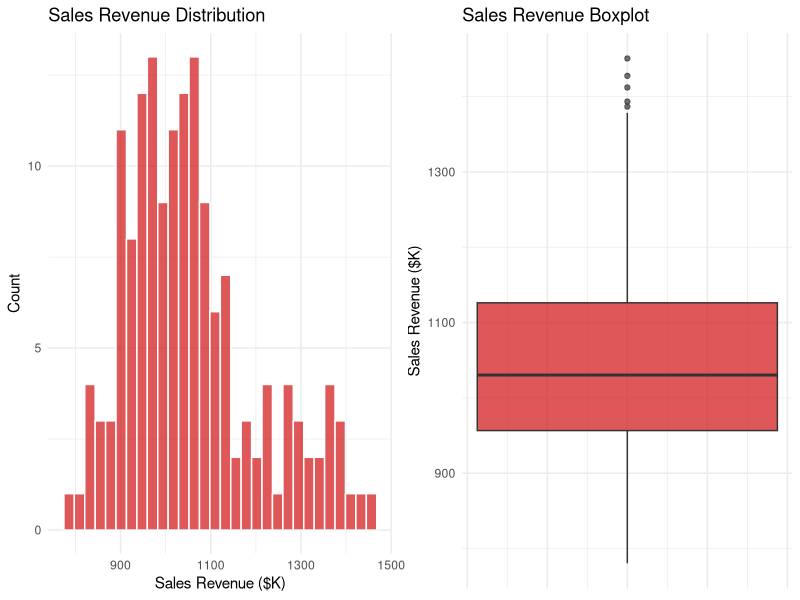
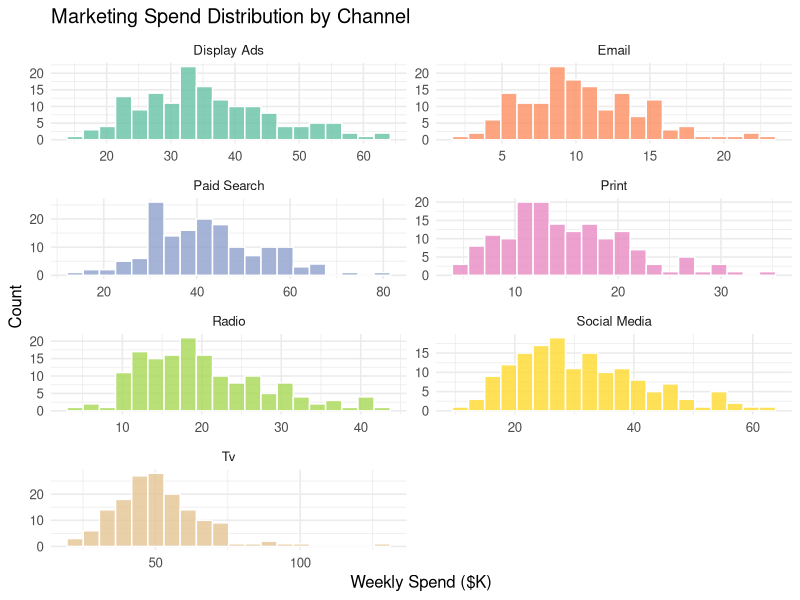
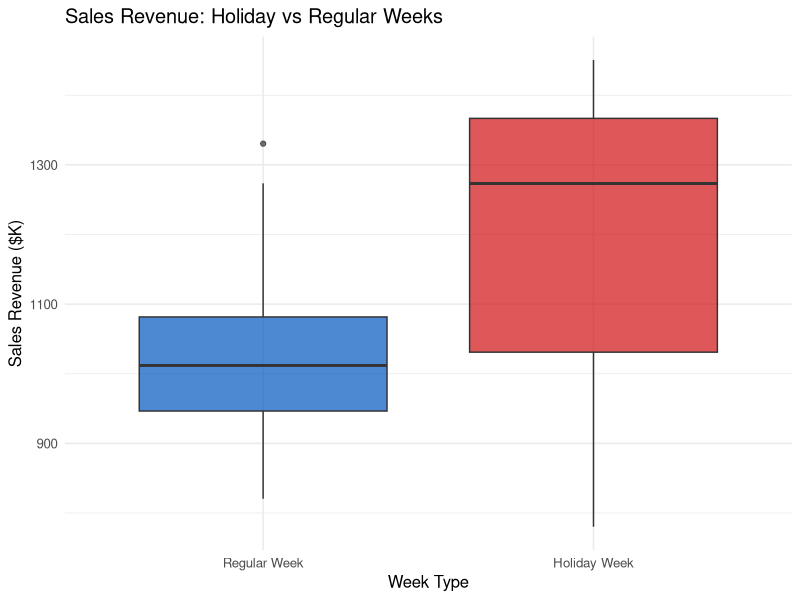
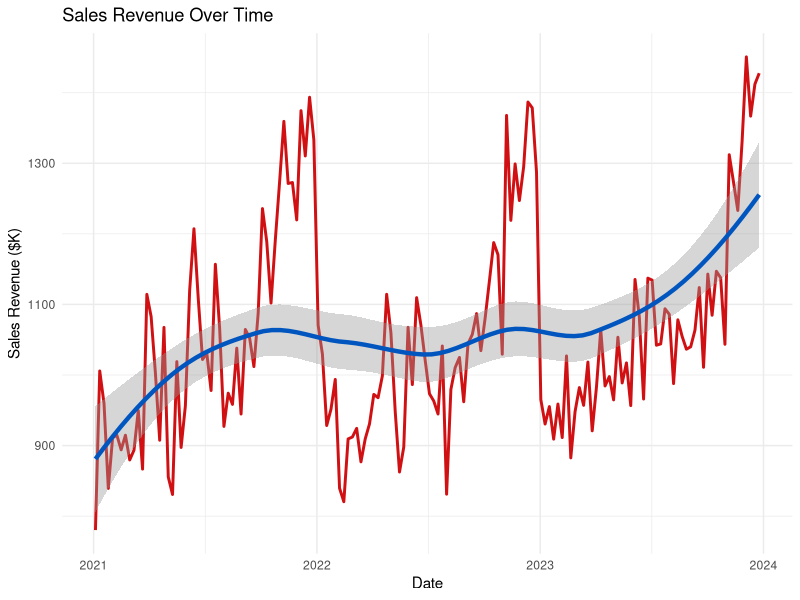
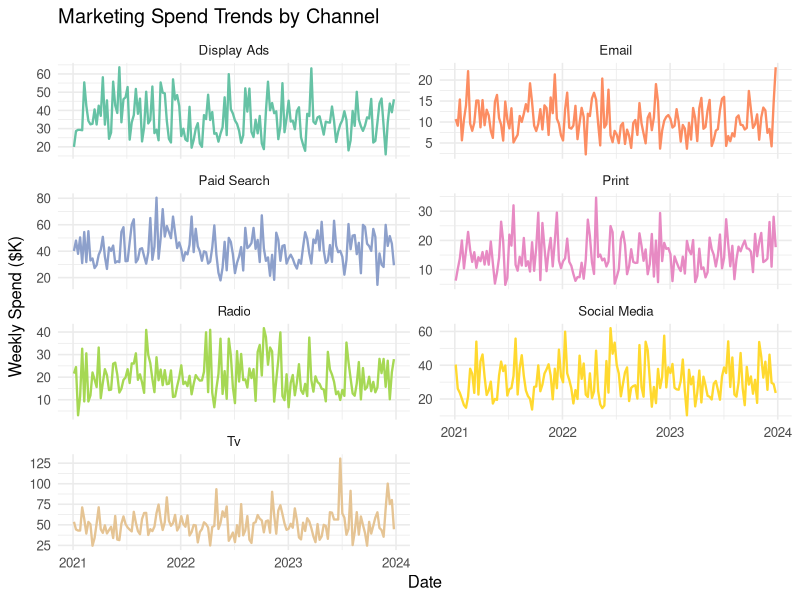
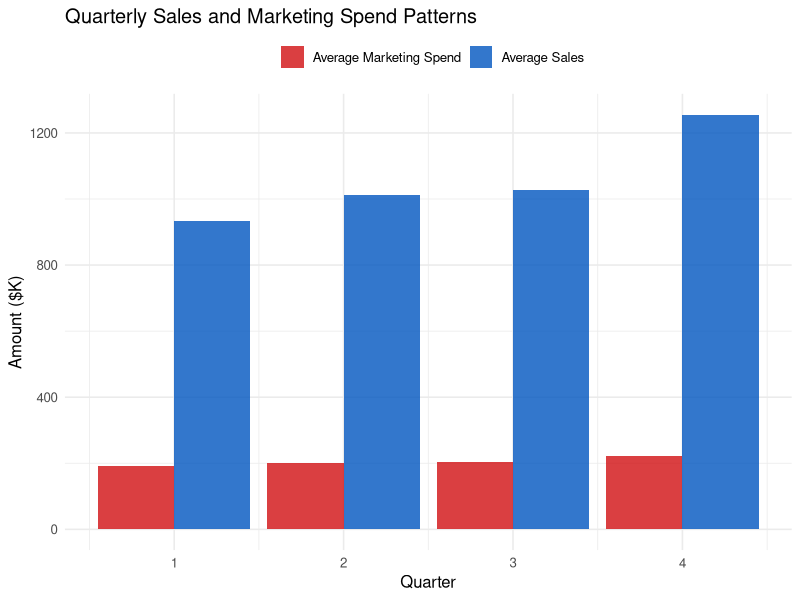
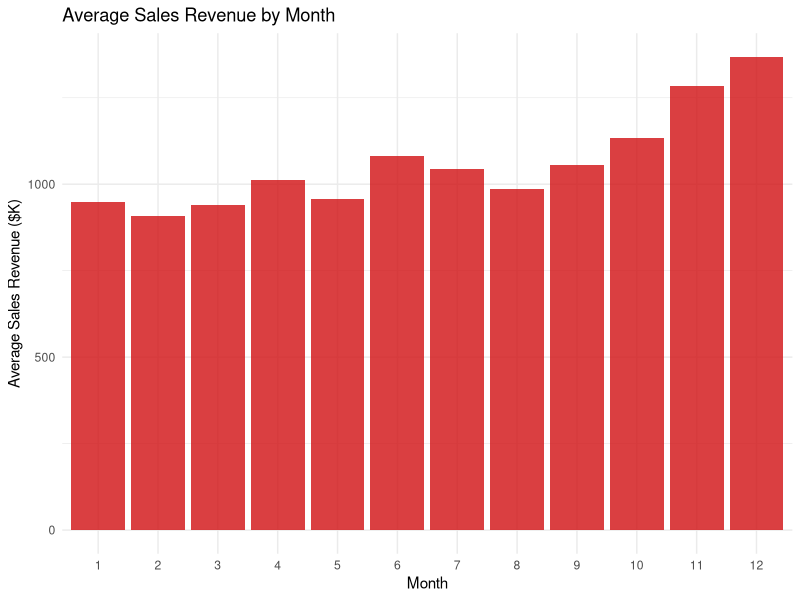
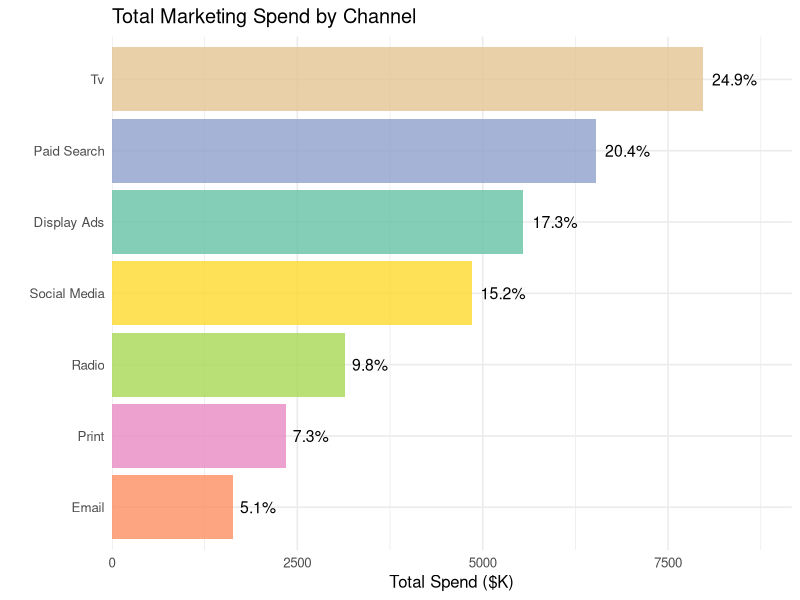

These charts were generated, in order, by the following R code:
## ---- chunk 1
library(tidyverse)
library(scales)
library(corrplot)
library(knitr)
library(kableExtra)

# Set theme for plots
theme_set(theme_minimal(base_size = 12))
## ---- chunk 2
# Load the synthetic marketing-sales data
data <- read_csv("data/synthetic-marketing-sales.csv")

# Display first few rows
head(data) |>
  kable(caption = "First 6 rows of the dataset") |>
  kable_styling(bootstrap_options = c("striped", "hover"))
## ---- chunk 3
# Data dimensions
cat("Dataset dimensions:", nrow(data), "rows ×", ncol(data), "columns\n\n")

# Column structure
glimpse(data)
## ---- chunk 4
# Date range
cat("Date range:", as.character(min(data$date)), "to", as.character(max(data$date)), "\n")
cat("Number of weeks:", n_distinct(data$week), "\n")
cat("Number of years:", n_distinct(data$year), "\n")
## ---- chunk 5
# Sales revenue summary statistics
sales_summary <- data |>
  summarise(
    Mean = mean(sales_revenue),
    Median = median(sales_revenue),
    SD = sd(sales_revenue),
    Min = min(sales_revenue),
    Max = max(sales_revenue),
    Q1 = quantile(sales_revenue, 0.25),
    Q3 = quantile(sales_revenue, 0.75)
  )

sales_summary |>
  kable(caption = "Sales Revenue Summary Statistics ($K)", digits = 2) |>
  kable_styling(bootstrap_options = c("striped", "hover"))
## ---- chunk 6
# Sales revenue distribution
p1 <- ggplot(data, aes(x = sales_revenue)) +
  geom_histogram(bins = 30, fill = "#D01012", alpha = 0.7, color = "white") +
  labs(title = "Sales Revenue Distribution", x = "Sales Revenue ($K)", y = "Count") +
  theme_minimal()

p2 <- ggplot(data, aes(y = sales_revenue)) +
  geom_boxplot(fill = "#D01012", alpha = 0.7) +
  labs(title = "Sales Revenue Boxplot", y = "Sales Revenue ($K)") +
  theme_minimal() +
  theme(axis.text.x = element_blank())

gridExtra::grid.arrange(p1, p2, ncol = 2)
## ---- chunk 7
# Identify marketing spend columns
spend_cols <- names(data)[str_detect(names(data), "_spend$") &
                          !str_detect(names(data), "total_marketing_spend")]
spend_cols
## ---- chunk 8
# Summary statistics for all marketing channels
spend_summary <- data |>
  select(all_of(spend_cols)) |>
  pivot_longer(everything(), names_to = "Channel", values_to = "Spend") |>
  mutate(Channel = str_remove(Channel, "_spend") |> str_replace_all("_", " ") |> str_to_title()) |>
  group_by(Channel) |>
  summarise(
    Mean = mean(Spend),
    Median = median(Spend),
    SD = sd(Spend),
    Min = min(Spend),
    Max = max(Spend),
    Total = sum(Spend)
  ) |>
  arrange(desc(Mean))

spend_summary |>
  kable(caption = "Marketing Spend Summary by Channel ($K)", digits = 2) |>
  kable_styling(bootstrap_options = c("striped", "hover"))
## ---- chunk 9
# Distribution of spend by channel
data |>
  select(all_of(spend_cols)) |>
  pivot_longer(everything(), names_to = "Channel", values_to = "Spend") |>
  mutate(Channel = str_remove(Channel, "_spend") |> str_replace_all("_", " ") |> str_to_title()) |>
  ggplot(aes(x = Spend, fill = Channel)) +
  geom_histogram(bins = 20, alpha = 0.8, color = "white") +
  facet_wrap(~Channel, scales = "free", ncol = 2) +
  labs(title = "Marketing Spend Distribution by Channel",
       x = "Weekly Spend ($K)", y = "Count") +
  theme(legend.position = "none") +
  scale_fill_brewer(palette = "Set2")
## ---- chunk 10
# Holiday week frequency
holiday_summary <- data |>
  count(holiday_week) |>
  mutate(
    Percentage = n / sum(n) * 100,
    holiday_week = factor(holiday_week, levels = c(0, 1), labels = c("Regular Week", "Holiday Week"))
  )

holiday_summary |>
  kable(caption = "Holiday Week Distribution", digits = 1,
        col.names = c("Week Type", "Count", "Percentage (%)")) |>
  kable_styling(bootstrap_options = c("striped", "hover"))
## ---- chunk 11
# Sales comparison: holiday vs non-holiday weeks
data |>
  mutate(holiday_week = factor(holiday_week, levels = c(0, 1),
                               labels = c("Regular Week", "Holiday Week"))) |>
  ggplot(aes(x = holiday_week, y = sales_revenue, fill = holiday_week)) +
  geom_boxplot(alpha = 0.7) +
  labs(title = "Sales Revenue: Holiday vs Regular Weeks",
       x = "Week Type", y = "Sales Revenue ($K)") +
  theme(legend.position = "none") +
  scale_fill_manual(values = c("#0055BF", "#D01012"))
## ---- chunk 12
# Statistical comparison
holiday_stats <- data |>
  mutate(holiday_week = factor(holiday_week, levels = c(0, 1),
                               labels = c("Regular Week", "Holiday Week"))) |>
  group_by(holiday_week) |>
  summarise(
    Mean_Sales = mean(sales_revenue),
    Median_Sales = median(sales_revenue),
    SD = sd(sales_revenue),
    N = n()
  )

holiday_stats |>
  kable(caption = "Sales Statistics by Week Type ($K)", digits = 2) |>
  kable_styling(bootstrap_options = c("striped", "hover"))
## ---- chunk 13
# Sales over time
ggplot(data, aes(x = date, y = sales_revenue)) +
  geom_line(color = "#D01012", linewidth = 1) +
  geom_smooth(method = "loess", se = TRUE, color = "#0055BF", linewidth = 1.5) +
  labs(title = "Sales Revenue Over Time",
       x = "Date", y = "Sales Revenue ($K)") +
  theme_minimal()
## ---- chunk 14
# Spend trends by channel
data |>
  select(date, all_of(spend_cols)) |>
  pivot_longer(-date, names_to = "Channel", values_to = "Spend") |>
  mutate(Channel = str_remove(Channel, "_spend") |> str_replace_all("_", " ") |> str_to_title()) |>
  ggplot(aes(x = date, y = Spend, color = Channel)) +
  geom_line(linewidth = 0.8) +
  facet_wrap(~Channel, scales = "free_y", ncol = 2) +
  labs(title = "Marketing Spend Trends by Channel",
       x = "Date", y = "Weekly Spend ($K)") +
  theme(legend.position = "none") +
  scale_color_brewer(palette = "Set2")
## ---- chunk 15
# Quarterly patterns
data |>
  group_by(quarter) |>
  summarise(
    Avg_Sales = mean(sales_revenue),
    Avg_Total_Spend = mean(total_marketing_spend),
    .groups = "drop"
  ) |>
  pivot_longer(-quarter, names_to = "Metric", values_to = "Value") |>
  mutate(Metric = recode(Metric,
                        "Avg_Sales" = "Average Sales",
                        "Avg_Total_Spend" = "Average Marketing Spend")) |>
  ggplot(aes(x = quarter, y = Value, fill = Metric)) +
  geom_col(position = "dodge", alpha = 0.8) +
  labs(title = "Quarterly Sales and Marketing Spend Patterns",
       x = "Quarter", y = "Amount ($K)", fill = "") +
  scale_fill_manual(values = c("#D01012", "#0055BF")) +
  theme(legend.position = "top")
## ---- chunk 16
# Monthly patterns
data |>
  group_by(month) |>
  summarise(
    Avg_Sales = mean(sales_revenue),
    N = n(),
    .groups = "drop"
  ) |>
  ggplot(aes(x = factor(month), y = Avg_Sales)) +
  geom_col(fill = "#D01012", alpha = 0.8) +
  labs(title = "Average Sales Revenue by Month",
       x = "Month", y = "Average Sales Revenue ($K)") +
  theme_minimal()
## ---- chunk 17
# Total spend by channel
channel_totals <- data |>
  select(all_of(spend_cols)) |>
  summarise(across(everything(), sum)) |>
  pivot_longer(everything(), names_to = "Channel", values_to = "Total_Spend") |>
  mutate(
    Channel = str_remove(Channel, "_spend") |> str_replace_all("_", " ") |> str_to_title(),
    Percentage = Total_Spend / sum(Total_Spend) * 100
  ) |>
  arrange(desc(Total_Spend))

ggplot(channel_totals, aes(x = reorder(Channel, Total_Spend), y = Total_Spend, fill = Channel)) +
  geom_col(alpha = 0.8) +
  geom_text(aes(label = paste0(round(Percentage, 1), "%")),
            hjust = -0.2, size = 4) +
  coord_flip() +
  labs(title = "Total Marketing Spend by Channel",
       x = "", y = "Total Spend ($K)") +
  theme(legend.position = "none") +
  scale_fill_brewer(palette = "Set2") +
  scale_y_continuous(expand = expansion(mult = c(0, 0.15)))
## ---- chunk 18
channel_totals |>
  kable(caption = "Total Marketing Spend by Channel", digits = 2,
        col.names = c("Channel", "Total Spend ($K)", "Percentage (%)")) |>
  kable_styling(bootstrap_options = c("striped", "hover"))
## ---- chunk 19
# Correlation matrix of marketing channels
spend_cor <- data |>
  select(all_of(spend_cols)) |>
  rename_with(~str_remove(., "_spend") |> str_replace_all("_", " ") |> str_to_title()) |>
  cor()

corrplot(spend_cor, method = "color", type = "upper",
         addCoef.col = "black", number.cex = 0.8,
         tl.col = "black", tl.srt = 45,
         col = colorRampPalette(c("#D01012", "white", "#0055BF"))(200),
         title = "Marketing Channel Spend Correlations",
         mar = c(0, 0, 2, 0))
## ---- chunk 20
# Show correlation matrix as table
spend_cor |>
  as.data.frame() |>
  rownames_to_column("Channel") |>
  kable(caption = "Marketing Channel Spend Correlation Matrix", digits = 3) |>
  kable_styling(bootstrap_options = c("striped", "hover"))
## ---- chunk 21
# Sales vs total marketing spend
ggplot(data, aes(x = total_marketing_spend, y = sales_revenue)) +
  geom_point(alpha = 0.6, color = "#0055BF") +
  geom_smooth(method = "lm", se = TRUE, color = "#D01012", linewidth = 1.5) +
  labs(title = "Sales Revenue vs. Total Marketing Spend",
       x = "Total Marketing Spend ($K)", y = "Sales Revenue ($K)") +
  theme_minimal()
## ---- chunk 22
# Calculate correlation
total_cor <- cor(data$total_marketing_spend, data$sales_revenue)
cat("Correlation between total marketing spend and sales revenue:", round(total_cor, 3))
## ---- chunk 23
# Correlations between individual channels and sales
channel_cors <- data |>
  select(all_of(spend_cols), sales_revenue) |>
  summarise(across(all_of(spend_cols), ~cor(., sales_revenue))) |>
  pivot_longer(everything(), names_to = "Channel", values_to = "Correlation") |>
  mutate(Channel = str_remove(Channel, "_spend") |> str_replace_all("_", " ") |> str_to_title()) |>
  arrange(desc(Correlation))

# Display correlation table
channel_cors |>
  kable(caption = "Correlation between Marketing Channels and Sales Revenue", digits = 3) |>
  kable_styling(bootstrap_options = c("striped", "hover"))

# Visualize correlations
ggplot(channel_cors, aes(x = reorder(Channel, Correlation), y = Correlation, fill = Correlation)) +
  geom_col(alpha = 0.8) +
  geom_text(aes(label = round(Correlation, 3)), hjust = -0.2, size = 4) +
  coord_flip() +
  labs(title = "Correlation: Marketing Channels vs. Sales Revenue",
       x = "", y = "Correlation Coefficient") +
  scale_fill_gradient2(low = "#D01012", mid = "white", high = "#0055BF",
                       midpoint = 0, limits = c(-1, 1)) +
  theme(legend.position = "none") +
  scale_y_continuous(expand = expansion(mult = c(0, 0.15)), limits = c(0, 1))
## ---- chunk 24
# Scatterplots of each channel vs sales
data |>
  select(all_of(spend_cols), sales_revenue) |>
  pivot_longer(-sales_revenue, names_to = "Channel", values_to = "Spend") |>
  mutate(Channel = str_remove(Channel, "_spend") |> str_replace_all("_", " ") |> str_to_title()) |>
  ggplot(aes(x = Spend, y = sales_revenue)) +
  geom_point(alpha = 0.5, color = "#0055BF") +
  geom_smooth(method = "lm", se = TRUE, color = "#D01012", linewidth = 1) +
  facet_wrap(~Channel, scales = "free_x", ncol = 2) +
  labs(title = "Sales Revenue vs. Individual Marketing Channels",
       x = "Weekly Spend ($K)", y = "Sales Revenue ($K)") +
  theme_minimal()
## ---- chunk 25
# Check for missing values
total_missing <- sum(is.na(data))

missing_by_column <- data |>
  summarise(across(everything(), ~sum(is.na(.)))) |>
  pivot_longer(everything(), names_to = "Column", values_to = "Missing_Count") |>
  mutate(Percentage = Missing_Count / nrow(data) * 100) |>
  filter(Missing_Count > 0) |>
  arrange(desc(Missing_Count))

if (nrow(missing_by_column) > 0) {
  missing_by_column |>
    kable(caption = "Missing Values by Column", digits = 2) |>
    kable_styling(bootstrap_options = c("striped", "hover"))
} else {
  cat("No missing values detected in the dataset.\n")
}

cat("\nTotal missing values across all columns:", total_missing, "\n")
## ---- chunk 26
sessionInfo()
